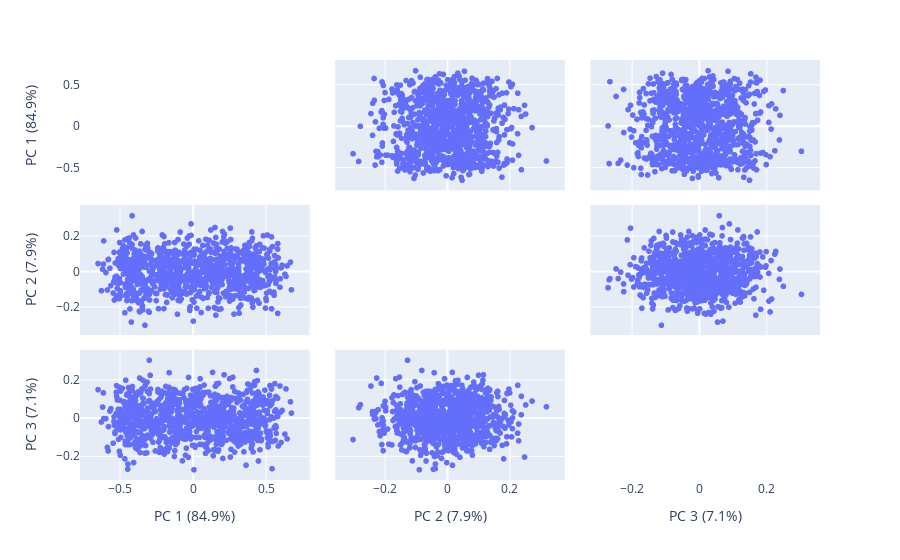

The notebook cell saved with this chart:
### Markdown cell above
### Identification du nombre de clusters

### Code cell
# Your code to create a clustering solution
from sklearn.preprocessing import MinMaxScaler
from sklearn.decomposition import PCA
import plotly.express as px
from IPython.display import display

# Normalize the numeric features so they're on the same scale
scaled_features = MinMaxScaler().fit_transform(data)

# Get two principal components
pca = PCA().fit(scaled_features)
components = pca.transform(scaled_features)

labels = {
    str(i): f"PC {i+1} ({var:.1%})"
    for i, var in enumerate(pca.explained_variance_ratio_)
}

fig = px.scatter_matrix(components, labels=labels, dimensions=range(3))
fig.update_traces(diagonal_visible=False)
display(fig)

### Figure 1 — Plotly figure (JSON) as saved in the notebook; plotly's stock layout.template omitted (floating-point values rounded to 4 significant figures; data arrays with more than 128 entries replaced by an {"elided": "..."} marker saying what was removed)
{"data": [{"diagonal": {"visible": false}, "dimensions": [{"axis": {"matches": true}, "label": "PC 1 (84.9%)", "values": {"elided": "1000 float values"}}, {"axis": {"matches": true}, "label": "PC 2 (7.9%)", "values": {"elided": "1000 float values"}}, {"axis": {"matches": true}, "label": "PC 3 (7.1%)", "values": {"elided": "1000 float values"}}], "hovertemplate": "%{xaxis.title.text}=%{x}<br>%{yaxis.title.text}=%{y}<extra></extra>", "legendgroup": "", "marker": {"color": "#636efa", "symbol": "circle"}, "name": "", "showlegend": false, "type": "splom"}], "layout": {"dragmode": "select", "legend": {"tracegroupgap": 0}, "margin": {"t": 60}}}
